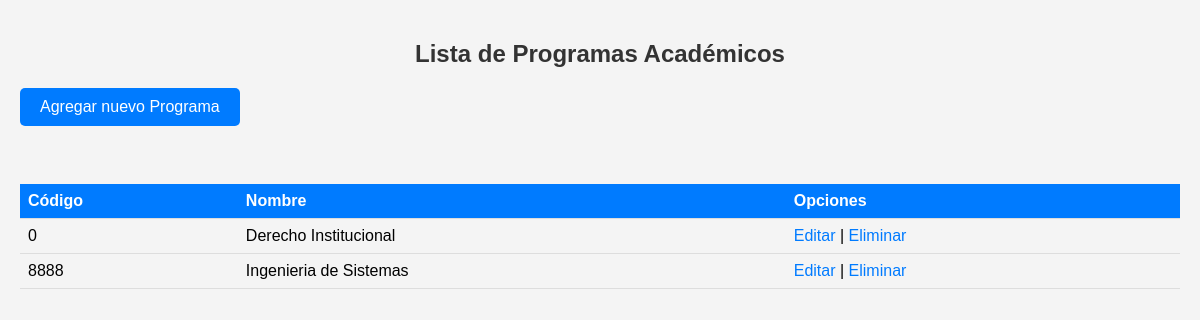
The app's page /programas_academicos/index.php, older data.
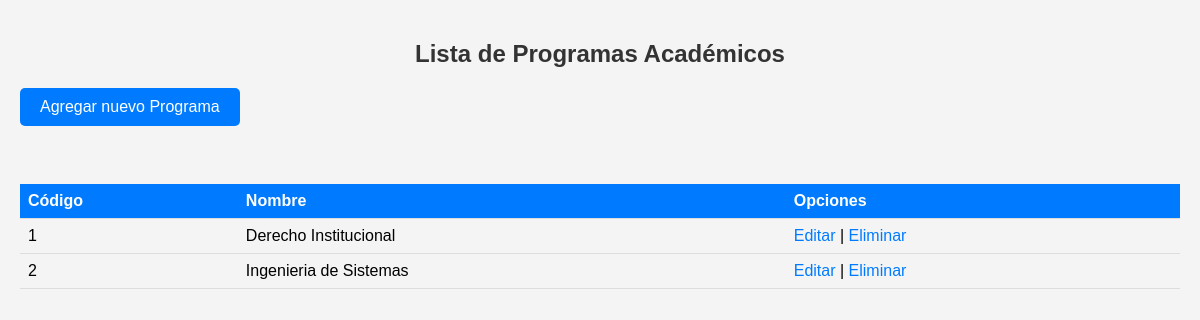
The same page, newer data.
### tables this page shows
CREATE TABLE `programas` (
  `codigo_pro` int(11) NOT NULL,
  `nombre_pro` varchar(80) DEFAULT NULL
);

### programas_academicos/index.php (the view, shortened to what this page needs)
<!DOCTYPE html>
<html lang="en">
<head>
    <link rel="stylesheet" href="styles.css">
</head>
<link rel="stylesheet" href="index.css">
<body>
    <h2>Lista de Programas Académicos</h2>
    <button onclick="window.location.href='crear.php';" class="back-to-top">Agregar nuevo Programa</button>
    <br><br>
    <table>
        <tr>
            <th>Código</th>
            <th>Nombre</th>
            <th>Opciones</th>
        </tr>
        <?php
            include("../conexion.php");
            $sql = "SELECT * FROM programas";
            $result = $conn->query($sql);
            if ($result->num_rows > 0) {
                while($row = $result->fetch_assoc()) {
                    echo "<tr>";
                    echo "<td>".$row['codigo_pro']."</td>";
                    echo "<td>".$row['nombre_pro']."</td>";
                    echo "<td><a href='actualizar.php?codigo_pro=".$row['codigo_pro']."'>Editar</a> | <a href='eliminar.php?codigo_pro=".$row['codigo_pro']."'>Eliminar</a></td>";
                    echo "</tr>";
                }
            } else {
                echo "<tr><td colspan='3'>No se encontraron programas académicos</td></tr>";
            }
        ?>
    </table>
</body>
</html>

Row changes from the older to the newer data that the page shows:
removed programas: codigo_pro "0", nombre_pro "Derecho Institucional"
removed programas: codigo_pro "8888", nombre_pro "Ingenieria de Sistemas"
added programas: codigo_pro "1", nombre_pro "Derecho Institucional"
added programas: codigo_pro "2", nombre_pro "Ingenieria de Sistemas"
